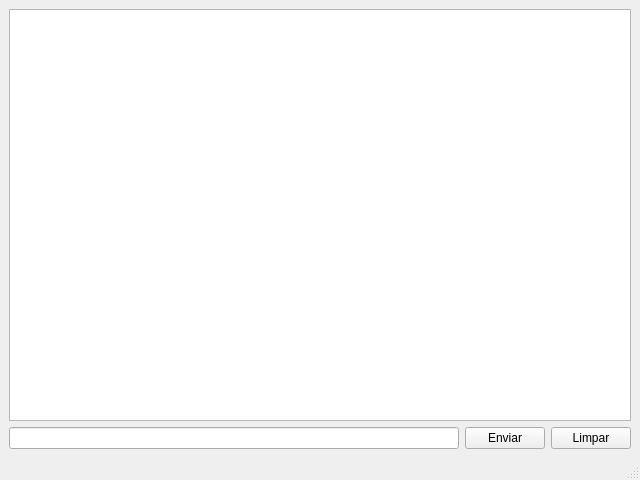
<?xml version="1.0" encoding="UTF-8"?>
<ui version="4.0">
 <class>MainWindow</class>
 <widget class="QMainWindow" name="MainWindow">
  <property name="geometry">
   <rect>
    <x>0</x>
    <y>0</y>
    <width>640</width>
    <height>480</height>
   </rect>
  </property>
  <property name="windowTitle">
   <string>Console</string>
  </property>
  <widget class="QWidget" name="centralwidget">
   <layout class="QVBoxLayout" name="verticalLayout">
    <item>
     <widget class="QTextBrowser" name="consoleContent">
      <property name="html">
       <string>&lt;!DOCTYPE HTML PUBLIC &quot;-//W3C//DTD HTML 4.0//EN&quot; &quot;http://www.w3.org/TR/REC-html40/strict.dtd&quot;&gt;
&lt;html&gt;&lt;head&gt;&lt;meta name=&quot;qrichtext&quot; content=&quot;1&quot; /&gt;&lt;style type=&quot;text/css&quot;&gt;
p, li { white-space: pre-wrap; }
&lt;/style&gt;&lt;/head&gt;&lt;body style=&quot; font-family:'Fira Sans Semi-Light'; font-size:10pt; font-weight:400; font-style:normal;&quot;&gt;
&lt;p style=&quot;-qt-paragraph-type:empty; margin-top:0px; margin-bottom:0px; margin-left:0px; margin-right:0px; -qt-block-indent:0; text-indent:0px;&quot;&gt;&lt;br /&gt;&lt;/p&gt;&lt;/body&gt;&lt;/html&gt;</string>
      </property>
     </widget>
    </item>
    <item>
     <layout class="QHBoxLayout" name="horizontalLayout">
      <item>
       <widget class="QLineEdit" name="lineEdit"/>
      </item>
      <item>
       <widget class="QPushButton" name="pushButton">
        <property name="text">
         <string>Enviar</string>
        </property>
       </widget>
      </item>
      <item>
       <widget class="QPushButton" name="pushButton_2">
        <property name="text">
         <string>Limpar</string>
        </property>
       </widget>
      </item>
     </layout>
    </item>
   </layout>
  </widget>
  <widget class="QMenuBar" name="menubar">
   <property name="geometry">
    <rect>
     <x>0</x>
     <y>0</y>
     <width>640</width>
     <height>22</height>
    </rect>
   </property>
  </widget>
  <widget class="QStatusBar" name="statusbar"/>
 </widget>
 <resources/>
 <connections/>
</ui>
